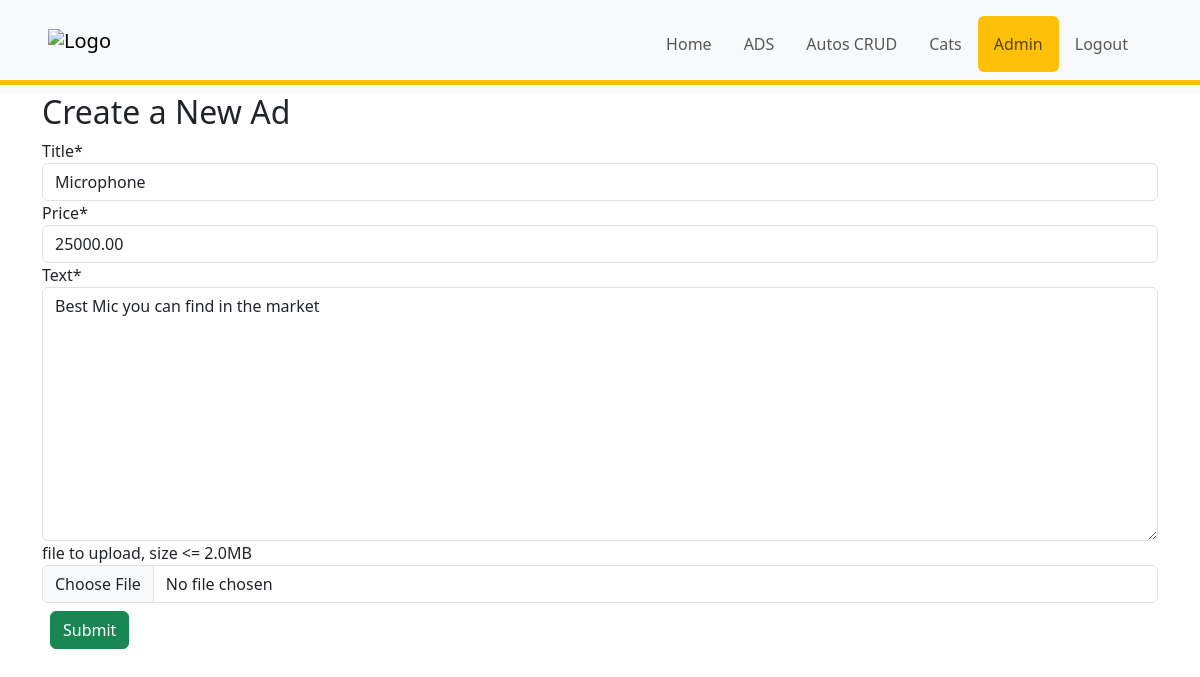
The app's page /ads/ad/10/update (signed in) with its own data.
### ads/models.py (models this page shows, shortened)
class Ad(models.Model):
    title = models.CharField(max_length=200, validators=[MinLengthValidator(
        2, 'ad title must be greater than 2 characters')])
    price = models.DecimalField(max_digits=7, decimal_places=2, null=True)
    text = models.TextField()
    picture = models.BinaryField(null=True, editable=True)
    content_type = models.CharField(
        max_length=256, null=True, help_text='The MIMEType of the file')
    comments = models.ManyToManyField(settings.AUTH_USER_MODEL,
                                      through='Comment', related_name='comments_owned')
    owner = models.ForeignKey(settings.AUTH_USER_MODEL,
                              on_delete=models.CASCADE)
    tags = TaggableManager()
    created_at = models.DateField(auto_now_add=True)
    updated_at = models.DateTimeField(auto_now=True)
    favorites = models.ManyToManyField(settings.AUTH_USER_MODEL,
        through='Fav', related_name='favorite_ads')

### ads/views.py (the view, shortened to what this page needs)
# urls.py: path('ad/<int:pk>/update', AdUpdateView.as_view(), name='ad_update'),
class AdUpdateView(LoginRequiredMixin, View):
  template_name = 'ads/ad_form.html'
  success_url = reverse_lazy('ads:all')
  def get(self, request, pk):
    ad = get_object_or_404(Ad, id=pk, owner=self.request.user)
    form = CreateForm(instance=ad)
    ctx = {'form': form}
    return render(request, self.template_name, ctx)

### ads/forms.py (shortened to what this page needs)
class CreateForm(forms.ModelForm):
  max_upload_limit = 2 * 1024 * 1024
  max_upload_limit_text = naturalsize(max_upload_limit)
  picture = forms.FileField(required=False, label="file to upload, size <= " + max_upload_limit_text)
  upload_field_name = 'picture'
  class Meta:
    model = Ad
    fields = ['title', 'price', 'text', 'picture', 'tags']

### home/context_processors.py (called while the page is built)
def settings(request):
    return {
        'settings': django_settings,
    }

### ads/templates/ads/ad_form.html (shortened to what this page needs)
{% extends '_base.html' %}
{% block content %}
{% load crispy_forms_tags %}
<h2>Create a New Ad</h2>
  <form action="" method="post"  id="upload_form" enctype="multipart/form-data">
    {{form | crispy}}
    <input class="btn btn-success m-2" type="submit" value="Submit">
  </form>
  </div>
{% endblock content %}

### records on screen
Ad: title "Microphone", price "25000.00", text "Best Mic you can find in the market"
